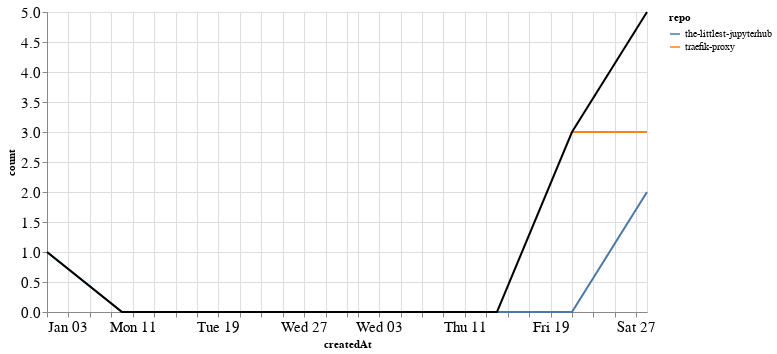

The cell this chart's notebook holds for it:
### Markdown cell above
### PRs

### Code cell
prs_time = prs.groupby('repo').resample('W', on='createdAt').count()['author'].reset_index()
prs_time = prs_time.rename(columns={'author': 'count'})
prs_time_total = prs_time.groupby('createdAt').agg({"count": "sum"}).reset_index()

ch1 = alt.Chart(prs_time, width=600).mark_line().encode(
    x='createdAt',
    y='count',
    color='repo',
    tooltip="repo"
)

ch2 = alt.Chart(prs_time_total, width=600).mark_line(color="black").encode(
    x='createdAt',
    y='count',
)

ch1 + ch2

### Figure 1 — Vega-Lite specification as saved in the notebook (floating-point values rounded to 4 significant figures)
{"config": {"axisLeft": {"labelFontSize": 15}, "axisBottom": {"labelFontSize": 15}}, "layer": [{"data": {"name": "data-8d7f2495c7d52f7d9a7ea2fcdc0bda09"}, "mark": "line", "encoding": {"color": {"type": "nominal", "field": "repo"}, "tooltip": {"type": "nominal", "field": "repo"}, "x": {"type": "temporal", "field": "createdAt"}, "y": {"type": "quantitative", "field": "count"}}, "width": 600}, {"data": {"name": "data-60edccf34e3a1b22bdc7cfe9d6b61812"}, "mark": {"type": "line", "color": "black"}, "encoding": {"x": {"type": "temporal", "field": "createdAt"}, "y": {"type": "quantitative", "field": "count"}}, "width": 600}], "$schema": "https://vega.github.io/schema/vega-lite/v4.8.1.json", "datasets": {"data-8d7f2495c7d52f7d9a7ea2fcdc0bda09": [{"repo": "the-littlest-jupyterhub", "createdAt": "2021-01-03T00:00:00", "count": 1}, {"repo": "the-littlest-jupyterhub", "createdAt": "2021-01-10T00:00:00", "count": 0}, {"repo": "the-littlest-jupyterhub", "createdAt": "2021-01-17T00:00:00", "count": 0}, {"repo": "the-littlest-jupyterhub", "createdAt": "2021-01-24T00:00:00", "count": 0}, {"repo": "the-littlest-jupyterhub", "createdAt": "2021-01-31T00:00:00", "count": 0}, {"repo": "the-littlest-jupyterhub", "createdAt": "2021-02-07T00:00:00", "count": 0}, {"repo": "the-littlest-jupyterhub", "createdAt": "2021-02-14T00:00:00", "count": 0}, {"repo": "the-littlest-jupyterhub", "createdAt": "2021-02-21T00:00:00", "count": 0}, {"repo": "the-littlest-jupyterhub", "createdAt": "2021-02-28T00:00:00", "count": 2}, {"repo": "traefik-proxy", "createdAt": "2021-02-21T00:00:00", "count": 3}, {"repo": "traefik-proxy", "createdAt": "2021-02-28T00:00:00", "count": 3}], "data-60edccf34e3a1b22bdc7cfe9d6b61812": [{"createdAt": "2021-01-03T00:00:00", "count": 1}, {"createdAt": "2021-01-10T00:00:00", "count": 0}, {"createdAt": "2021-01-17T00:00:00", "count": 0}, {"createdAt": "2021-01-24T00:00:00", "count": 0}, {"createdAt": "2021-01-31T00:00:00", "count": 0}, {"createdAt": "2021-02-07T00:00:00", "count": 0}, {"createdAt": "2021-02-14T00:00:00", "count": 0}, {"createdAt": "2021-02-21T00:00:00", "count": 3}, {"createdAt": "2021-02-28T00:00:00", "count": 5}]}}
